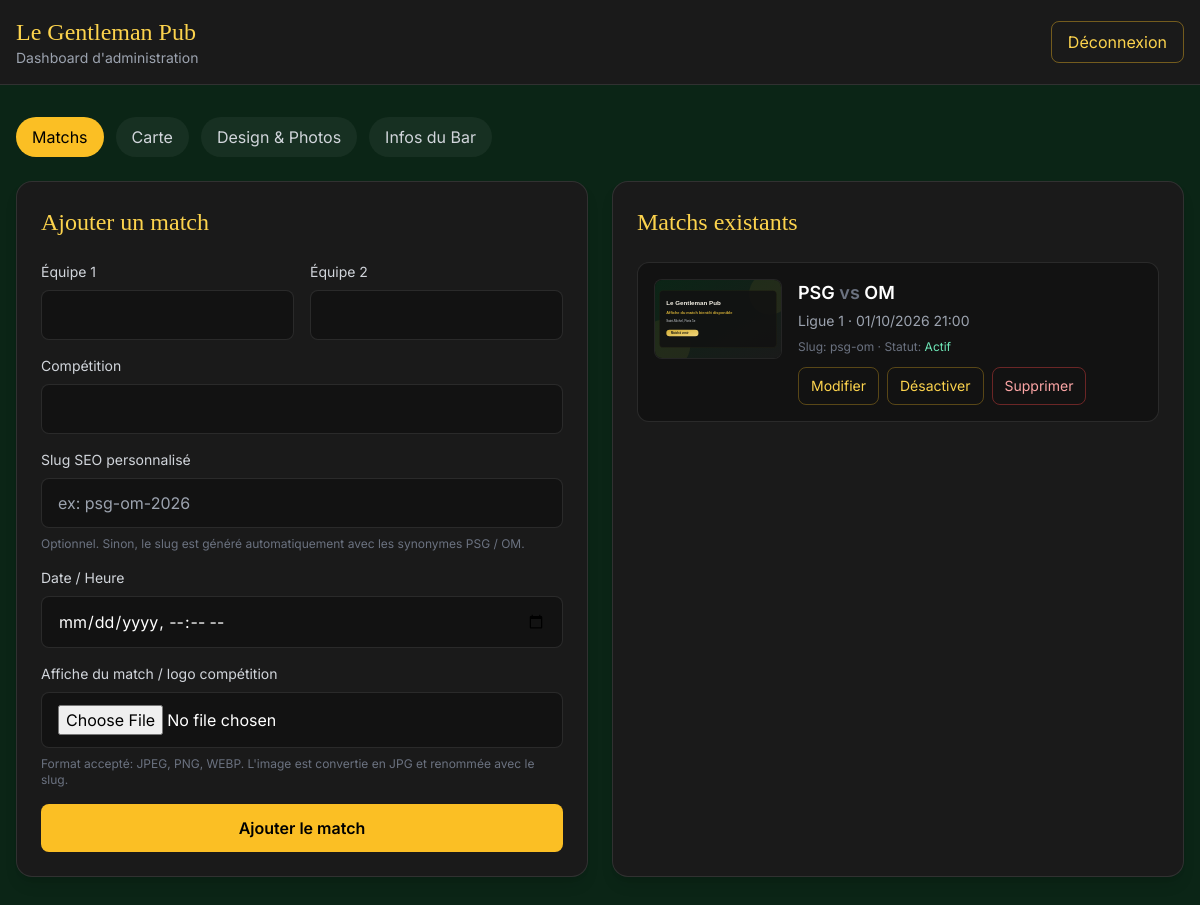
/admin.php (signed in), run on the app's committed database.
### tables this page shows
CREATE TABLE IF NOT EXISTS `matchs` (
  `id` INT UNSIGNED NOT NULL AUTO_INCREMENT,
  `slug` VARCHAR(191) NOT NULL,
  `equipe_1` VARCHAR(150) NOT NULL,
  `equipe_2` VARCHAR(150) NOT NULL,
  `competition` VARCHAR(150) DEFAULT NULL,
  `date_match` DATETIME NOT NULL,
  `image_path` VARCHAR(255) DEFAULT NULL,
  `is_active` TINYINT(1) NOT NULL DEFAULT 1,
  PRIMARY KEY (`id`),
  UNIQUE KEY `slug_unique` (`slug`),
  KEY `date_match_idx` (`date_match`)
);

### config/db.php (called while the page is built, shortened)
<?php
$dbHost = getenv('DB_HOST') ?: 'localhost';
$dbName = getenv('DB_NAME') ?: 'legentlemanpub';
$dbUser = getenv('DB_USER') ?: 'db_user';
$dbPass = getenv('DB_PASS') ?: 'db_pass';
$dsn = "mysql:host={$dbHost};dbname={$dbName};charset=utf8mb4";
$options = [
    PDO::ATTR_ERRMODE => PDO::ERRMODE_EXCEPTION,
    PDO::ATTR_DEFAULT_FETCH_MODE => PDO::FETCH_ASSOC,
    PDO::ATTR_EMULATE_PREPARES => false,
    PDO::MYSQL_ATTR_INIT_COMMAND => "SET NAMES utf8mb4 COLLATE utf8mb4_unicode_ci",
];
try {
    $pdo = new PDO($dsn, $dbUser, $dbPass, $options);
} catch (PDOException $e) {
    error_log('DB Connection Error: ' . $e->getMessage());
    http_response_code(500);
    echo "Erreur de connexion à la base de données.";
    exit;
}
$config = [];
try {
    $stmt = $pdo->query('SELECT `cle`, `valeur` FROM site_config');
    foreach ($stmt->fetchAll() as $row) {
        $config[(string)$row['cle']] = (string)$row['valeur'];
    }
} catch (Throwable $e) {
    error_log('Config load error: ' . $e->getMessage());
}
function config_value(string $key, string $default = ''): string
{
    global $config;
    return isset($config[$key]) && $config[$key] !== '' ? (string)$config[$key] : $default;
}
function e(string $s): string
{
    return htmlspecialchars($s, ENT_QUOTES | ENT_SUBSTITUTE, 'UTF-8');
}

### admin.php (the view, shortened to what this page needs)
<?php
require_once __DIR__ . '/config/db.php';
function get_match_edit_value(?array $match, string $key, string $default = ''): string
{
  return $match[$key] ?? $default;
}
function mysql_to_datetime_local(?string $value): string
{
  if (!$value) {
    return '';
  }
}
$tab = $_GET['tab'] ?? 'matchs';
  $editMatch = null;
    ?>
    <?php
$matchs = $pdo->query('SELECT * FROM matchs ORDER BY date_match DESC')->fetchAll();
$siteName = config_value('site_name', 'Le Gentleman Pub');
?>
<!doctype html>
<html lang="fr">
<head>
  <script src="https://cdn.tailwindcss.com"></script>
</head>
<body class="min-h-screen bg-[#0B2516] text-gray-100 font-body">
  <header class="border-b border-white/10 bg-[#1A1A1A]">
    <div class="mx-auto max-w-7xl px-4 py-4 flex items-center justify-between gap-4">
      <div>
        <h1 class="text-2xl font-display text-amber-300"><?php echo e($siteName); ?></h1>
        <p class="text-sm text-gray-400">Dashboard d'administration</p>
      </div>
      <form method="post">
        <button class="rounded-lg border border-amber-400/40 px-4 py-2 text-amber-300 hover:bg-amber-400 hover:text-black">Déconnexion</button>
      </form>
    </div>
  </header>
  <main class="mx-auto max-w-7xl px-4 py-8">
    <div class="mb-6 flex flex-wrap gap-3">
      <a href="/le-comptoir?tab=matchs" class="rounded-full px-4 py-2 <?php echo $tab === 'matchs' ? 'bg-amber-400 text-black' : 'bg-white/5 text-gray-300'; ?>">Matchs</a>
      <a href="/le-comptoir?tab=carte" class="rounded-full px-4 py-2 <?php echo $tab === 'carte' ? 'bg-amber-400 text-black' : 'bg-white/5 text-gray-300'; ?>">Carte</a>
      <a href="/le-comptoir?tab=design" class="rounded-full px-4 py-2 <?php echo $tab === 'design' ? 'bg-amber-400 text-black' : 'bg-white/5 text-gray-300'; ?>">Design & Photos</a>
      <a href="/le-comptoir?tab=infos" class="rounded-full px-4 py-2 <?php echo $tab === 'infos' ? 'bg-amber-400 text-black' : 'bg-white/5 text-gray-300'; ?>">Infos du Bar</a>
    </div>
    <?php if ($tab === 'matchs'): ?>
      <section class="grid gap-6 lg:grid-cols-2">
        <div class="rounded-2xl border border-white/10 bg-[#1A1A1A] p-6 shadow-lg">
          <h2 class="text-2xl font-display text-amber-300"><?php echo $editMatch ? 'Éditer un match' : 'Ajouter un match'; ?></h2>
          <form method="post" enctype="multipart/form-data" class="mt-6 grid gap-4">
            <div class="grid gap-4 md:grid-cols-2">
              <div>
                <label class="mb-2 block text-sm text-gray-300">Équipe 1</label>
                <input name="equipe_1" required value="<?php echo e(get_match_edit_value($editMatch, 'equipe_1')); ?>" class="w-full rounded-lg bg-[#121212] border border-white/10 px-4 py-3 text-white outline-none focus:border-amber-400">
              </div>
              <div>
                <label class="mb-2 block text-sm text-gray-300">Équipe 2</label>
                <input name="equipe_2" required value="<?php echo e(get_match_edit_value($editMatch, 'equipe_2')); ?>" class="w-full rounded-lg bg-[#121212] border border-white/10 px-4 py-3 text-white outline-none focus:border-amber-400">
              </div>
            </div>
            <div>
              <label class="mb-2 block text-sm text-gray-300">Compétition</label>
              <input name="competition" value="<?php echo e(get_match_edit_value($editMatch, 'competition')); ?>" class="w-full rounded-lg bg-[#121212] border border-white/10 px-4 py-3 text-white outline-none focus:border-amber-400">
            </div>
            <div>
              <label class="mb-2 block text-sm text-gray-300">Slug SEO personnalisé</label>
              <input name="slug_seo" placeholder="ex: psg-om-2026" value="<?php echo e(get_match_edit_value($editMatch, 'slug')); ?>" class="w-full rounded-lg bg-[#121212] border border-white/10 px-4 py-3 text-white outline-none focus:border-amber-400">
              <p class="mt-2 text-xs text-gray-500">Optionnel. Sinon, le slug est généré automatiquement avec les synonymes PSG / OM.</p>
            </div>
            <div>
              <label class="mb-2 block text-sm text-gray-300">Date / Heure</label>
              <input type="datetime-local" name="date_match" required value="<?php echo e(mysql_to_datetime_local(get_match_edit_value($editMatch, 'date_match'))); ?>" class="w-full rounded-lg bg-[#121212] border border-white/10 px-4 py-3 text-white outline-none focus:border-amber-400">
            </div>
            <div>
              <label class="mb-2 block text-sm text-gray-300">Affiche du match / logo compétition</label>
              <input type="file" name="match_image" accept="image/jpeg,image/png,image/webp" class="w-full rounded-lg bg-[#121212] border border-white/10 px-4 py-3 text-white outline-none focus:border-amber-400">
              <p class="mt-2 text-xs text-gray-500">Format accepté: JPEG, PNG, WEBP. L'image est convertie en JPG et renommée avec le slug.</p>
            </div>
            <button type="submit" class="rounded-lg bg-amber-400 px-4 py-3 font-semibold text-black hover:bg-amber-300"><?php echo $editMatch ? 'Mettre à jour le match' : 'Ajouter le match'; ?></button>
          </form>
        </div>
        <div class="rounded-2xl border border-white/10 bg-[#1A1A1A] p-6 shadow-lg">
          <h2 class="text-2xl font-display text-amber-300">Matchs existants</h2>
          <div class="mt-6 space-y-4">
            <?php foreach ($matchs as $match): ?>
              <div class="rounded-xl border border-white/10 bg-[#121212] p-4">
                <div class="flex gap-4">
                  <div class="h-20 w-32 overflow-hidden rounded-lg border border-white/10 bg-black/30 flex-shrink-0">
                    <img src="<?php echo e(!empty($match['image_path']) ? $match['image_path'] : '/assets/uploads/default-match.svg'); ?>" alt="<?php echo e($match['equipe_1'] . ' contre ' . $match['equipe_2']); ?>" class="h-full w-full object-cover">
                  </div>
                  <div class="flex-1">
                    <div class="flex flex-wrap items-start justify-between gap-3">
                      <div>
                        <div class="text-lg font-semibold text-white"><?php echo e($match['equipe_1']); ?> <span class="text-gray-500">vs</span> <?php echo e($match['equipe_2']); ?></div>
                        <div class="mt-1 text-sm text-gray-400"><?php echo e((string)($match['competition'] ?: 'Compétition non renseignée')); ?> · <?php echo e((new DateTimeImmutable($match['date_match']))->format('d/m/Y H:i')); ?></div>
                        <div class="mt-2 text-xs text-gray-500">Slug: <?php echo e($match['slug']); ?> · Statut: <?php echo (int)$match['is_active'] === 1 ? '<span class="text-emerald-300">Actif</span>' : '<span class="text-red-300">Désactivé</span>'; ?></div>
                      </div>
                      <div class="flex flex-wrap gap-2">
                        <a href="/le-comptoir?tab=matchs&edit_match=<?php echo (int)$match['id']; ?>" class="rounded-lg border border-amber-400/30 px-3 py-2 text-sm text-amber-300 hover:bg-amber-400 hover:text-black">Modifier</a>
                        <?php if ((int)$match['is_active'] === 1): ?>
                          <form method="post">
                            <button class="rounded-lg border border-amber-400/30 px-3 py-2 text-sm text-amber-300 hover:bg-amber-400 hover:text-black">Désactiver</button>
                          </form>
                        <?php endif; ?>
                        <form method="post" onsubmit="return confirm('Supprimer définitivement ce match ?');">
                          <button class="rounded-lg border border-red-500/40 px-3 py-2 text-sm text-red-300 hover:bg-red-500 hover:text-white">Supprimer</button>
                        </form>
                      </div>
                    </div>
                  </div>
                </div>
              </div>
            <?php endforeach; ?>
          </div>
        </div>
      </section>
    <?php endif; ?>
  </main>
</body>
</html>

### data on the page
matchs: equipe_1 "PSG", equipe_2 "OM", competition "Ligue 1", date_match "01/10/2026 21:00", slug "psg-om", is_active "Actif"

### other printed values
$siteName "Le Gentleman Pub"
